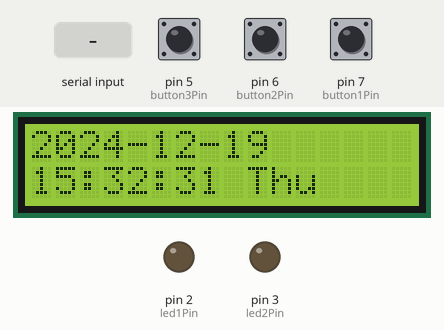
Recording of a sketch running on a simulated Arduino Uno, built with avr-gcc and run on an emulated ATmega328P. Parts: 16×2 character LCD, output pins drawn as LEDs (lit = HIGH). Inputs (shaded band) come from the test bench; at power-on: pin 7 (button1Pin) HIGH, pin 6 (button2Pin) HIGH, pin 5 (button3Pin) HIGH. The local clock reads 2024-03-15 10:24:30 at power-on unless the sketch sets it; what the sketch prints to the serial monitor is not drawn.

Above: at 1.6 s.
1.7 s: pin 7 (button1Pin) pulled LOW for 0.15 s
At 2.0 s:
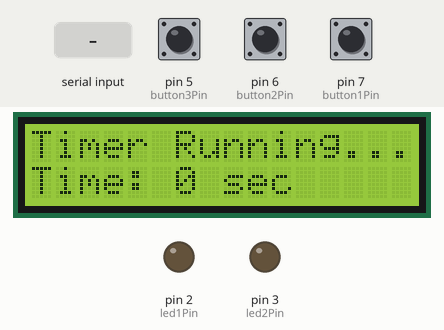
4.8 s: pin 7 (button1Pin) pulled LOW for 1 s
At 5.4 s:
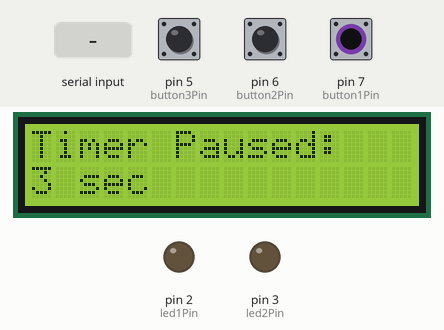
7.3 s: pin 7 (button1Pin) pulled LOW for 0.15 s
At 8.7 s:
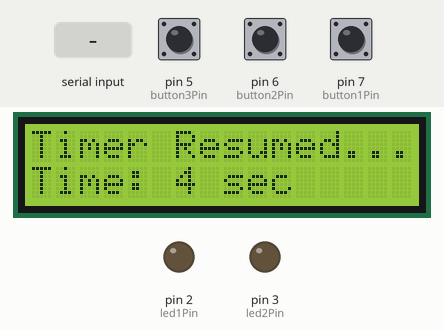
10.4 s: "LED1_ON\n" received over Serial
At 11.3 s:
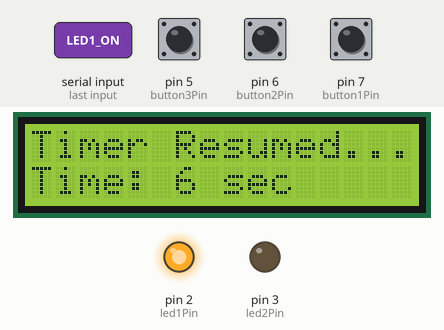
13.4 s: "LED2_ON\n" received over Serial
At 14.8 s:
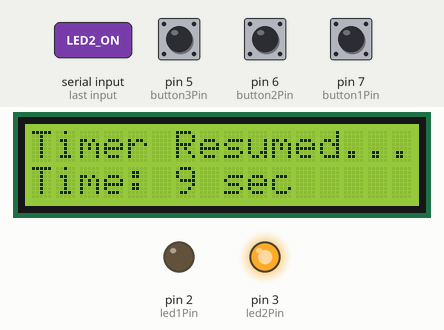
16.4 s: pin 6 (button2Pin) pulled LOW for 0.15 s
At 30.5 s:
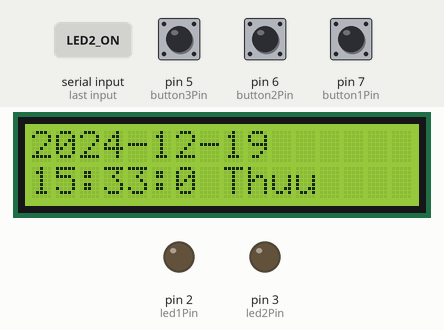
Timing chart, 0 to 32.0 s (numbered marks = the images above; inputs shaded):
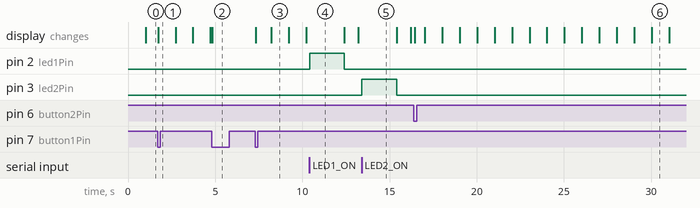

The sketch:

timer_LED.INO
```cpp
#include <DS1302.h>
#include <LiquidCrystal_I2C.h>

// DS1302 핀 설정
#define CLK_PIN 11
#define DATA_PIN 12
#define RST_PIN 13

DS1302 rtc(RST_PIN, DATA_PIN, CLK_PIN);

// LCD 설정
LiquidCrystal_I2C lcd(0x27, 16, 2);

// 버튼 핀 설정
const int button1Pin = 7;
const int button2Pin = 6;
const int button3Pin = 5; // 세 번째 버튼
const int led1Pin = 2;    // 정답 맞췄을 때 켜지는 LED1
const int led2Pin = 3;    // 정답 틀렸을 때 켜지는 LED2

// 상태 변수
bool timerRunning = false;   // 타이머 실행 상태
bool timerPaused = false;    // 타이머 멈춤 상태
bool showingClock = true;    // 날짜, 시간을 보여주는 상태
unsigned long timerStart = 0; // 타이머 시작 시간
unsigned long timerDuration = 0; // 타이머 경과 시간 저장

void setup() {
  rtc.halt(false);
  rtc.writeProtect(false);

  // LCD 초기화
  lcd.begin();
  lcd.backlight();

  // 버튼 및 LED 초기화
  pinMode(button1Pin, INPUT_PULLUP);
  pinMode(button2Pin, INPUT_PULLUP);
  pinMode(button3Pin, INPUT_PULLUP);
  pinMode(led1Pin, OUTPUT);
  pinMode(led2Pin, OUTPUT);

  Serial.begin(9600);

  // RTC 초기 시간 설정 (필요시 주석 해제)
  rtc.setDate(19, 12, 2024); // 일, 월, 연도
  rtc.setDOW(5);             // 목요일
  rtc.setTime(15, 32, 30);   // 시, 분, 초

  // 초기 화면은 날짜와 시간 표시
  printTimeToLCD();
}

void loop() {
  if (showingClock) {
    // 날짜, 시간 화면에서 주기적으로 갱신
    if (millis() % 1000 == 0) {
      printTimeToLCD();
    }
  }

  checkButton1(); // 버튼1 상태 확인
  checkButton2(); // 버튼2 상태 확인
  checkButton3(); // 버튼3 상태 확인

  if (timerRunning) {
    updateTimerDisplay(); // 타이머 화면 갱신
  }

  handleSerialCommands(); // Serial 명령 처리 (LED 및 S 입력)
}

void printTimeToLCD() {
  Time t = rtc.getTime();
  String day = dayAsString(t.dow);

  lcd.setCursor(0, 0);
  lcd.print(t.year);
  lcd.print('-');
  lcd.print(t.mon);
  lcd.print('-');
  lcd.print(t.date);

  lcd.setCursor(0, 1);
  lcd.print(t.hour);
  lcd.print(':');
  lcd.print(t.min);
  lcd.print(':');
  lcd.print(t.sec);
  lcd.print(' ');
  lcd.print(day);
}

String dayAsString(int day) {
  switch (day) {
    case 1: return "Sun";
    case 2: return "Mon";
    case 3: return "Tue";
    case 4: return "Wed";
    case 5: return "Thu";
    case 6: return "Fri";
    case 7: return "Sat";
    default: return "(unknown)";
  }
}

void checkButton1() {
  static bool lastState = HIGH;
  bool currentState = digitalRead(button1Pin);

  if (currentState == LOW && lastState == HIGH) {
    if (showingClock) {
      showingClock = false;
      timerRunning = true;
      timerPaused = false;
      timerStart = millis();
      lcd.clear();
      lcd.setCursor(0, 0);
      lcd.print("Timer Running...");
      Serial.println("Timer Started");
    } else if (timerRunning) {
      timerRunning = false;
      timerPaused = true;
      timerDuration += millis() - timerStart;
      lcd.clear();
      lcd.setCursor(0, 0);
      lcd.print("Timer Paused:");
      lcd.setCursor(0, 1);
      lcd.print(timerDuration / 1000);
      lcd.print(" sec");
      Serial.println("Timer Paused");
    } else if (timerPaused) {
      timerRunning = true;
      timerPaused = false;
      timerStart = millis();
      lcd.clear();
      lcd.setCursor(0, 0);
      lcd.print("Timer Resumed...");
      Serial.println("Timer Resumed");
    }
  }

  lastState = currentState;
}

void checkButton2() {
  static bool lastState = HIGH;
  bool currentState = digitalRead(button2Pin);

  if (currentState == LOW && lastState == HIGH) {
    if (!showingClock) {
      timerRunning = false;
      timerPaused = false;
      showingClock = true;
      timerDuration = 0;
      lcd.clear();
      printTimeToLCD(); // 시계 화면 복귀
      Serial.println("Timer Reset and Returning to Clock");
    }
  }

  lastState = currentState;
}

void checkButton3() {
  static bool lastState = HIGH;
  bool currentState = digitalRead(button3Pin);

  if (currentState == LOW && lastState == HIGH) {
    // 세 번째 버튼 누르면 HTML 페이지 전환 신호 전송
    Serial.println("Change to quiz_index.html");
  }

  lastState = currentState;
}

void handleSerialCommands() {
    if (Serial.available()) {
        String command = Serial.readStringUntil('\n');
        Serial.print("Received command: "); // 디버깅용
        Serial.println(command);

        if (command == "LED1_ON") {
            Serial.println("Turning on LED1");
            digitalWrite(led1Pin, HIGH);
            delay(2000);
            digitalWrite(led1Pin, LOW);
            Serial.println("Turning off LED1");
        } else if (command == "LED2_ON") {
            Serial.println("Turning on LED2");
            digitalWrite(led2Pin, HIGH);
            delay(2000);
            digitalWrite(led2Pin, LOW);
            Serial.println("Turning off LED2");
        }
    }
}

void updateTimerDisplay() {
  unsigned long elapsed = (millis() - timerStart + timerDuration) / 1000;

  lcd.setCursor(0, 1);
  lcd.print("Time: ");
  lcd.print(elapsed);
  lcd.print(" sec   ");
}
```

Measured:
- after the input at 1.7 s, the display: changes at once (image 1)
- after the input at 4.8 s, the display: changes at once (image 2)
- after the input at 7.3 s, the display: first changes at once (image 3 shows a later state)
- after the input at 10.4 s, pin 2 (led1Pin): LOW → HIGH at once, → LOW 2.0 s later
- after the input at 13.4 s, pin 3 (led2Pin): LOW → HIGH at once, → LOW 2.0 s later
- after the input at 16.4 s, the display: first changes at once (image 6 shows a later state)
- what the display in image 3 shows lasts 1.0 s, from 8.2 s to 9.2 s
